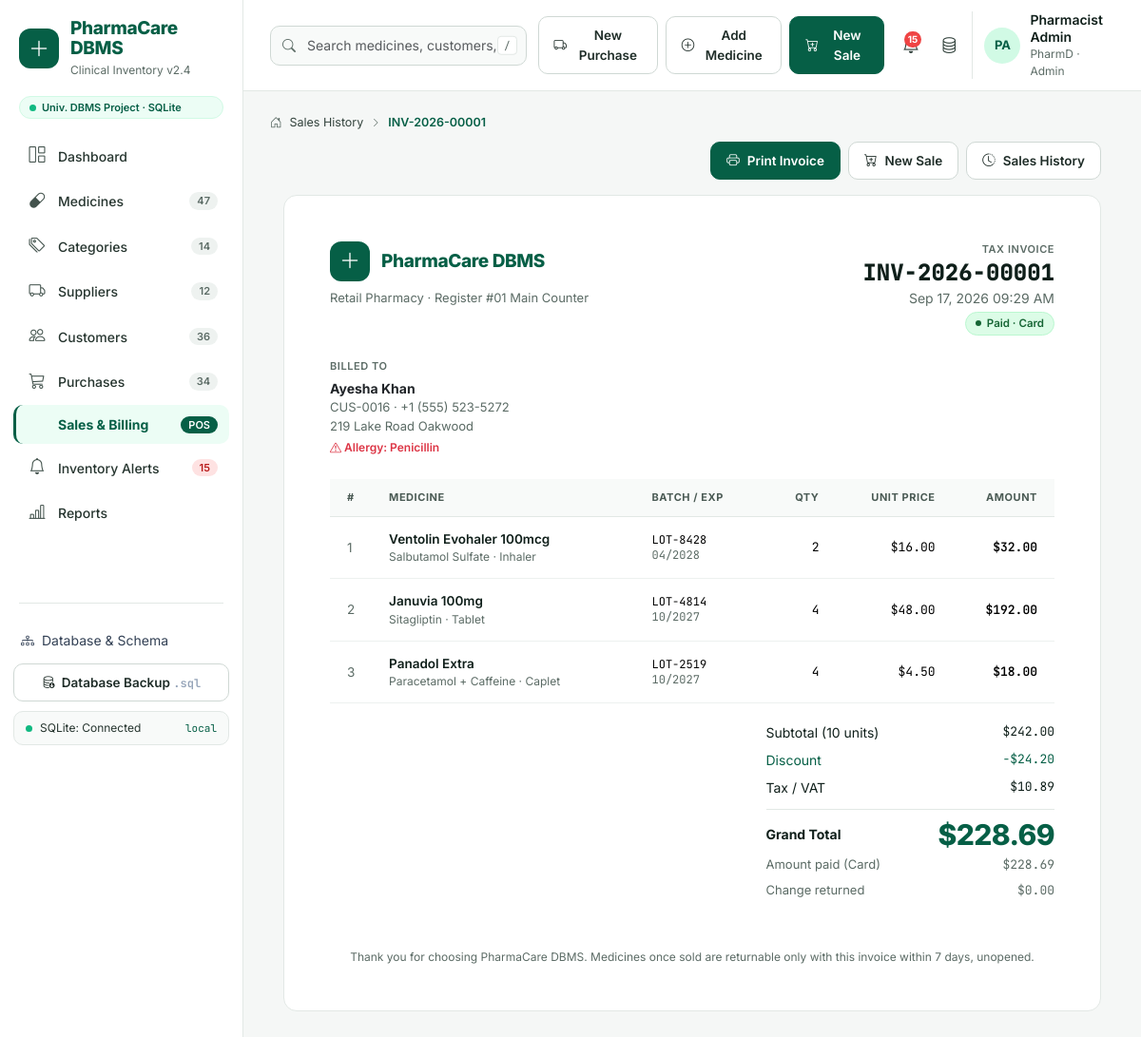
Screenshot of /sales/1 with the database file from the repository.
### tables this page shows
CREATE TABLE sales (
    sale_id          INTEGER PRIMARY KEY AUTOINCREMENT,
    customer_id      INTEGER       NULL,
    invoice_no       VARCHAR(30)   NULL,
    sale_date        DATETIME      NOT NULL,
    subtotal         DECIMAL(12,2) NOT NULL DEFAULT 0.00,
    discount_amount  DECIMAL(12,2) NOT NULL DEFAULT 0.00,
    tax_amount       DECIMAL(12,2) NOT NULL DEFAULT 0.00,
    total_amount     DECIMAL(12,2) NOT NULL DEFAULT 0.00,
    payment_method   VARCHAR(20)   NOT NULL DEFAULT 'Cash',
    amount_paid      DECIMAL(12,2) NOT NULL DEFAULT 0.00,
    prescription_ref VARCHAR(80)   NULL,
    created_at       DATETIME      NOT NULL DEFAULT CURRENT_TIMESTAMP,
    CONSTRAINT uq_sales_invoice UNIQUE (invoice_no),
    CONSTRAINT fk_sales_customer FOREIGN KEY (customer_id)
        REFERENCES customers (customer_id) ON UPDATE CASCADE ON DELETE RESTRICT,
    CONSTRAINT chk_sales_payment CHECK (payment_method IN ('Cash', 'Card', 'Mobile Banking', 'Insurance'))
);

CREATE TABLE customers (
    customer_id     INTEGER PRIMARY KEY AUTOINCREMENT,
    customer_name   VARCHAR(120) NOT NULL,
    gender          VARCHAR(10)  NULL,
    date_of_birth   DATE         NULL,
    phone           VARCHAR(30)  NOT NULL,
    email           VARCHAR(120) NULL,
    address         VARCHAR(255) NULL,
    city            VARCHAR(80)  NULL,
    customer_type   VARCHAR(20)  NOT NULL DEFAULT 'General',
    allergies       VARCHAR(255) NULL,
    created_at      DATETIME     NOT NULL DEFAULT CURRENT_TIMESTAMP,
    CONSTRAINT chk_customers_type CHECK (customer_type IN ('General', 'Chronic Rx', 'Insured'))
);

CREATE TABLE sale_items (
    sale_item_id  INTEGER PRIMARY KEY AUTOINCREMENT,
    sale_id       INTEGER       NOT NULL,
    medicine_id   INTEGER       NOT NULL,
    quantity      INTEGER       NOT NULL,
    unit_price    DECIMAL(10,2) NOT NULL,
    CONSTRAINT uq_sale_items UNIQUE (sale_id, medicine_id),
    CONSTRAINT fk_sale_items_sale FOREIGN KEY (sale_id)
        REFERENCES sales (sale_id) ON UPDATE CASCADE ON DELETE CASCADE,
    CONSTRAINT fk_sale_items_medicine FOREIGN KEY (medicine_id)
        REFERENCES medicines (medicine_id) ON UPDATE CASCADE ON DELETE RESTRICT,
    CONSTRAINT chk_sale_items_qty CHECK (quantity > 0),
    CONSTRAINT chk_sale_items_price CHECK (unit_price >= 0)
);

CREATE TABLE medicines (
    medicine_id     INTEGER PRIMARY KEY AUTOINCREMENT,
    category_id     INTEGER       NOT NULL,
    medicine_name   VARCHAR(150)  NOT NULL,
    generic_name    VARCHAR(150)  NULL,
    dosage_form     VARCHAR(50)   NULL,
    manufacturer    VARCHAR(120)  NULL,
    sku             VARCHAR(40)   NULL,
    batch_no        VARCHAR(40)   NULL,
    cost_price      DECIMAL(10,2) NOT NULL DEFAULT 0.00,
    price           DECIMAL(10,2) NOT NULL,
    stock_quantity  INTEGER       NOT NULL DEFAULT 0,
    reorder_level   INTEGER       NOT NULL DEFAULT 20,
    expiry_date     DATE          NOT NULL,
    created_at      DATETIME      NOT NULL DEFAULT CURRENT_TIMESTAMP,
    CONSTRAINT uq_medicines_sku UNIQUE (sku),
    CONSTRAINT fk_medicines_category FOREIGN KEY (category_id)
        REFERENCES categories (category_id) ON UPDATE CASCADE ON DELETE RESTRICT,
    CONSTRAINT chk_medicines_stock CHECK (stock_quantity >= 0),
    CONSTRAINT chk_medicines_price CHECK (price >= 0 AND cost_price >= 0),
    CONSTRAINT chk_medicines_reorder CHECK (reorder_level >= 0)
);

### routes/sales.py (the view)
@bp.route("/<int:sale_id>")
def invoice(sale_id):
    db = get_db()
    sale = db.one(
        "SELECT s.*, c.customer_name, c.phone, c.email, c.address, c.city, c.allergies "
        "FROM sales s LEFT JOIN customers c ON c.customer_id = s.customer_id WHERE s.sale_id = ?", (sale_id,))
    if not sale:
        abort(404)
    items = db.query(
        "SELECT si.*, m.medicine_name, m.generic_name, m.dosage_form, m.batch_no, m.expiry_date, "
        "       si.quantity * si.unit_price AS line_total "
        "FROM sale_items si JOIN medicines m ON m.medicine_id = si.medicine_id "
        "WHERE si.sale_id = ? ORDER BY si.sale_item_id", (sale_id,))
    return render_template("sales/invoice.html", sale=sale, items=items)

### db.py (called while the page is built, shortened)
def _normalize_value(value):
    if isinstance(value, decimal.Decimal):
        return int(value) if value == value.to_integral_value() else float(value)
    if isinstance(value, datetime.datetime):
        return value.strftime("%Y-%m-%d %H:%M:%S")
    if isinstance(value, datetime.date):
        return value.strftime("%Y-%m-%d")
    if isinstance(value, bytes):
        return value.decode("utf-8", "replace")
    return value

def _normalize_row(row):
    return {k: _normalize_value(v) for k, v in row.items()}

def _sqlite_dict_factory(cursor, row):
    return {col[0]: row[idx] for idx, col in enumerate(cursor.description)}

def _cfg():
    return current_app.config

def get_db():
    if "db" not in g:
        g.db = Database(_cfg())
    return g.db

    def _connect(self):
        self._driver = sqlite3
        path = self.cfg["SQLITE_PATH"]
        if path != ":memory:":
            os.makedirs(os.path.dirname(path), exist_ok=True)
        conn = sqlite3.connect(path)
        conn.row_factory = _sqlite_dict_factory
        conn.execute("PRAGMA foreign_keys = ON")
        return conn

    @property
    def is_mysql(self):
        return self.engine == "mysql"

    def _sql(self, sql):
        if self.is_mysql:
            return sql.replace("%", "%%").replace("?", "%s")
        return sql

    def _run(self, sql, params=()):
        cur = self.conn.cursor()
        try:
            cur.execute(self._sql(sql), tuple(params))
        except self._driver.Error as exc:
            cur.close()
            raise self._wrap_error(exc) from exc
        return cur

    def query(self, sql, params=()):
        cur = self._run(sql, params)
        rows = cur.fetchall()
        cur.close()
        return [_normalize_row(r) for r in rows]

    def one(self, sql, params=()):
        rows = self.query(sql, params)
        return rows[0] if rows else None

    def close(self):
        try:
            self.conn.close()
        except Exception:
            pass

### utils.py (called while the page is built)
def fmt_money(value):
    try:
        value = float(value or 0)
    except (TypeError, ValueError):
        value = 0.0
    sign = "-" if value < 0 else ""
    return f"{sign}{current_app.config['CURRENCY']}{abs(value):,.2f}"

def fmt_datetime(value):
    return fmt_date(value, "%b %d, %Y %I:%M %p")

def code(value, kind):
    try:
        return f"{CODE_PREFIX[kind]}-{int(value):04d}"
    except (TypeError, ValueError):
        return "-"

### templates/sales/invoice.html (shortened to what this page needs)
{% extends "base.html" %}
{% from "_macros.html" import crumbs %}
{% block content %}
<div class="no-print">{{ crumbs([('Sales History', url_for('sales.index')), (sale.invoice_no, none)]) }}</div>
<div class="invoice">
  <div class="d-flex flex-wrap gap-2 justify-content-end mb-3 no-print">
    <button class="btn btn-brand" type="button" data-print><i class="bi bi-printer me-2"></i>Print Invoice</button>
    <a class="btn btn-soft" href="{{ url_for('sales.pos') }}"><i class="bi bi-cart-plus me-2"></i>New Sale</a>
    <a class="btn btn-soft" href="{{ url_for('sales.index') }}"><i class="bi bi-clock-history me-2"></i>Sales History</a>
  </div>
  <div class="card-pc card-body-pc p-4 p-md-5">
    <div class="invoice-head mb-4">
      <div>
        <div class="brand p-0 mb-2"><span class="brand-logo"><i class="bi bi-plus-lg"></i></span><span class="brand-name">{{ pharmacy_name }}</span></div>
        <div class="text-muted-2 tw-text-[13px]">Retail Pharmacy · Register #01 Main Counter</div>
      </div>
      <div class="text-md-end">
        <div class="form-label caps mb-0">Tax Invoice</div>
        <div class="tw-text-2xl fw-800 mono">{{ sale.invoice_no }}</div>
        <div class="text-muted-2">{{ sale.sale_date | datetime }}</div>
        <span class="pill pill-success mt-1">Paid · {{ sale.payment_method }}</span>
      </div>
    </div>
    <div class="row g-4 mb-4">
      <div class="col-sm-6">
        <div class="form-label caps">Billed to</div>
        {% if sale.customer_id %}
          <a class="fw-bold d-block text-body" href="{{ url_for('customers.detail', customer_id=sale.customer_id) }}">{{ sale.customer_name }}</a>
          <div class="tw-text-[13px] text-muted-2">{{ sale.customer_id | code('customer') }} · {{ sale.phone }}<br>{{ sale.address or '' }} {{ sale.city or '' }}</div>
          {% if sale.allergies %}<div class="tw-text-[12px] text-danger fw-semibold mt-1"><i class="bi bi-exclamation-triangle"></i> Allergy: {{ sale.allergies }}</div>{% endif %}
        {% else %}
          <div class="fw-bold">Walk-in customer</div>
        {% endif %}
      </div>
      <div class="col-sm-6 text-sm-end">
      </div>
    </div>
    <div class="table-responsive">
      <table class="table table-pc">
        <thead><tr><th>#</th><th>Medicine</th><th>Batch / Exp</th><th class="text-end">Qty</th><th class="text-end">Unit Price</th><th class="text-end">Amount</th></tr></thead>
        <tbody>
        {% for i in items %}
          <tr>
            <td class="text-muted-2">{{ loop.index }}</td>
            <td><span class="cell-title">{{ i.medicine_name }}</span><div class="cell-sub">{{ i.generic_name or '' }}{{ ' · ' ~ i.dosage_form if i.dosage_form }}</div></td>
            <td class="mono tw-text-xs">{{ i.batch_no or '—' }}<div class="cell-sub">{{ i.expiry_date | date('%m/%Y') }}</div></td>
            <td class="text-end num">{{ i.quantity }}</td>
            <td class="text-end num">{{ i.unit_price | money }}</td>
            <td class="text-end num fw-semibold">{{ i.line_total | money }}</td>
          </tr>
        {% endfor %}
        </tbody>
      </table>
    </div>
    <div class="row justify-content-end mt-3">
      <div class="col-sm-7 col-lg-5">
        <div class="d-flex justify-content-between py-1"><span>Subtotal ({{ items | sum(attribute='quantity') }} units)</span><span class="num">{{ sale.subtotal | money }}</span></div>
        {% if sale.discount_amount %}<div class="d-flex justify-content-between py-1 tw-text-brand-700"><span>Discount</span><span class="num">-{{ sale.discount_amount | money }}</span></div>{% endif %}
        <div class="d-flex justify-content-between py-1"><span>Tax / VAT</span><span class="num">{{ sale.tax_amount | money }}</span></div>
        <div class="d-flex justify-content-between border-top mt-2 pt-2 align-items-center"><b>Grand Total</b><span class="grand-total tw-text-3xl">{{ sale.total_amount | money }}</span></div>
        <div class="d-flex justify-content-between py-1 tw-text-[13px] text-muted-2"><span>Amount paid ({{ sale.payment_method }})</span><span class="num">{{ sale.amount_paid | money }}</span></div>
        <div class="d-flex justify-content-between py-1 tw-text-[13px] text-muted-2"><span>Change returned</span><span class="num">{{ (sale.amount_paid - sale.total_amount) | money }}</span></div>
      </div>
    </div>
    <div class="text-center text-muted-2 tw-text-xs mt-5">Thank you for choosing {{ pharmacy_name }}. Medicines once sold are returnable only with this invoice within 7 days, unopened.</div>
  </div>
</div>
{% endblock %}

### templates/_macros.html (shortened to what this page needs)
{% macro crumbs(items) -%}
<div class="crumbs">
  <i class="bi bi-house-door"></i>
  {% for label, href in items %}
    {% if not loop.first %}<i class="bi bi-chevron-right"></i>{% endif %}
    {% if href %}<a href="{{ href }}">{{ label }}</a>{% elif loop.last %}<span class="here">{{ label }}</span>{% else %}<span>{{ label }}</span>{% endif %}
  {% endfor %}
</div>
{%- endmacro %}

### static/css/app.css (style rules this page uses)
:root { --brand-900: #053a2c; --brand-800: #064e3b; --brand-700: #065f46; --brand-600: #047857; --brand-500: #10b981; --brand-300: #6ee7b7; --brand-100: #d1fae5; --brand-50: #ecfdf5; --bg: #f5f7f6; --surface: #ffffff; --border: #e2e8e5; --border-strong: #cfd8d4; --text: #0f1f1a; --muted: #5b6b65; --amber: #b45309; --amber-bg: #fff7ed; --amber-border: #fdba74; --red: #b91c1c; --red-bg: #fef2f2; --red-border: #fca5a5; --blue: #1d4ed8; --blue-bg: #eff6ff; --radius: 14px; --sidebar-w: 256px; --bs-body-font-family: "Inter", system-ui, -apple-system, "Segoe UI", Roboto, sans-serif; --bs-body-color: var(--text); --bs-body-bg: var(--bg); --bs-border-color: var(--border); --bs-link-color-rgb: 4, 120, 87; --bs-link-hover-color-rgb: 6, 78, 59; --bs-primary-rgb: 6, 95, 70; --bs-focus-ring-color: rgba(16, 185, 129, .25); }
body { background: var(--bg); color: var(--text); font-size: 14px; -webkit-font-smoothing: antialiased; }
a { text-decoration: none; }
.mono, code, pre, kbd { font-family: "JetBrains Mono", ui-monospace, SFMono-Regular, Menlo, monospace; }
.text-muted-2 { color: var(--muted) !important; }
.fw-800 { font-weight: 800; }
.brand { display: flex; gap: 12px; align-items: center; padding: 0 6px 18px; }
.brand-logo { width: 42px; height: 42px; border-radius: 12px; background: var(--brand-700); color: #fff; display: grid; place-items: center; font-size: 22px; flex-shrink: 0; }
.brand-name { font-weight: 800; color: var(--brand-700); font-size: 19px; line-height: 1.1; letter-spacing: -.02em; }
.btn { border-radius: 10px; font-weight: 600; font-size: 13.5px; padding: 9px 16px; }
.btn-brand { --bs-btn-color: #fff; --bs-btn-bg: var(--brand-700); --bs-btn-border-color: var(--brand-700); --bs-btn-hover-color: #fff; --bs-btn-hover-bg: var(--brand-800); --bs-btn-hover-border-color: var(--brand-800); --bs-btn-active-color: #fff; --bs-btn-active-bg: var(--brand-900); --bs-btn-active-border-color: var(--brand-900); --bs-btn-disabled-bg: #9fb5ad; --bs-btn-disabled-border-color: #9fb5ad; --bs-btn-disabled-color: #fff; }
.btn-soft { --bs-btn-color: #1f2d28; --bs-btn-bg: #fff; --bs-btn-border-color: var(--border-strong); --bs-btn-hover-color: var(--brand-700); --bs-btn-hover-bg: var(--brand-50); --bs-btn-hover-border-color: var(--brand-300); --bs-btn-active-bg: var(--brand-100); --bs-btn-active-border-color: var(--brand-300); --bs-btn-active-color: var(--brand-800); }
.form-label { font-size: 12px; font-weight: 600; color: #33433d; margin-bottom: 5px; }
.form-label.caps { text-transform: uppercase; letter-spacing: .05em; font-size: 11px; color: var(--muted); }
.card-pc { background: var(--surface); border: 1px solid var(--border); border-radius: var(--radius); }
.crumbs { display: flex; gap: 8px; align-items: center; font-size: 12.5px; color: var(--muted); margin-bottom: 10px; flex-wrap: wrap; }
.crumbs a { color: #33433d; }
.crumbs .bi-chevron-right { font-size: 10px; }
.crumbs .here { color: var(--brand-700); font-weight: 600; }
.table-pc { margin: 0; --bs-table-bg: transparent; font-size: 13.5px; }
.table-pc > thead th { background: #f8faf9; color: #4b5b55; text-transform: uppercase; letter-spacing: .05em; font-size: 11px; font-weight: 700; padding: 12px 11px; border-bottom: 1px solid var(--border); vertical-align: middle; line-height: 1.35; }
.table-pc > tbody td { padding: 13px 11px; vertical-align: middle; border-color: #edf1ef; }
.table-pc > tbody td:first-child, .table-pc > thead th:first-child { padding-left: 18px; }
.table-pc > tbody td:last-child, .table-pc > thead th:last-child { padding-right: 18px; }
.cell-title { font-weight: 600; color: var(--text); }
.cell-sub { font-size: 12px; color: var(--muted); }
.num { font-family: "JetBrains Mono", monospace; font-size: 13px; white-space: nowrap; }
.pill { display: inline-flex; align-items: center; gap: 6px; padding: 3px 10px; border-radius: 999px; font-size: 11.5px; font-weight: 600; white-space: nowrap; border: 1px solid transparent; }
.pill::before { content: ""; width: 6px; height: 6px; border-radius: 50%; background: currentColor; }
.pill-success { background: #dcfce7; color: #166534; border-color: #bbf7d0; }
.grand-total { font-size: 34px; font-weight: 800; color: var(--brand-700); letter-spacing: -.02em; }
.invoice { max-width: 860px; margin: 0 auto; }
.invoice-head { display: flex; justify-content: space-between; gap: 20px; flex-wrap: wrap; }

### rows the page displays
sales: invoice_no "INV-2026-00001", sale_date "Sep 17, 2026 09:29 AM", payment_method "Card", customer_id|code "CUS-0016", subtotal "$242.00", discount_amount "$24.20", tax_amount "$10.89", total_amount "$228.69", amount_paid "$228.69", (sale.amount_paid-sale.total_amount)|money "$0.00"
customers: customer_name "Ayesha Khan", phone "+1 (555) 523-5272", address "219 Lake Road", city "Oakwood", allergies "Penicillin"
sale_items: medicine_name "Ventolin Evohaler 100mcg", generic_name "Salbutamol Sulfate", batch_no "LOT-8428", quantity "2", unit_price "$16.00", line_total "$32.00"
medicines: dosage_form "· Inhaler"
sale_items: medicine_name "Januvia 100mg", generic_name "Sitagliptin", batch_no "LOT-4814", quantity "4", unit_price "$48.00", line_total "$192.00"
medicines: dosage_form "· Tablet"
sale_items: medicine_name "Panadol Extra", generic_name "Paracetamol + Caffeine", batch_no "LOT-2519", quantity "4", unit_price "$4.50", line_total "$18.00"
medicines: dosage_form "· Caplet"

### other values shown
{{ db_engine }} "SQLite"
{{ label }} "Dashboard" "Medicines" "Categories" "Suppliers" "Customers" "Purchases" "Sales & Billing" "Inventory Alerts" "Reports"
{{ count }} "47" "14" "12" "36" "34" "POS" "15"
{{ 'Connected' if db_ok else 'Offline' }} "Connected"
{{ 'InnoDB' if db_engine == 'MySQL' else 'local' }} "local"
{{ nav_counts.alerts }} "15"
{{ label }} "Sales History"
{{ pharmacy_name }} "PharmaCare DBMS"
{{ items | sum(attribute='quantity') }} "10"
